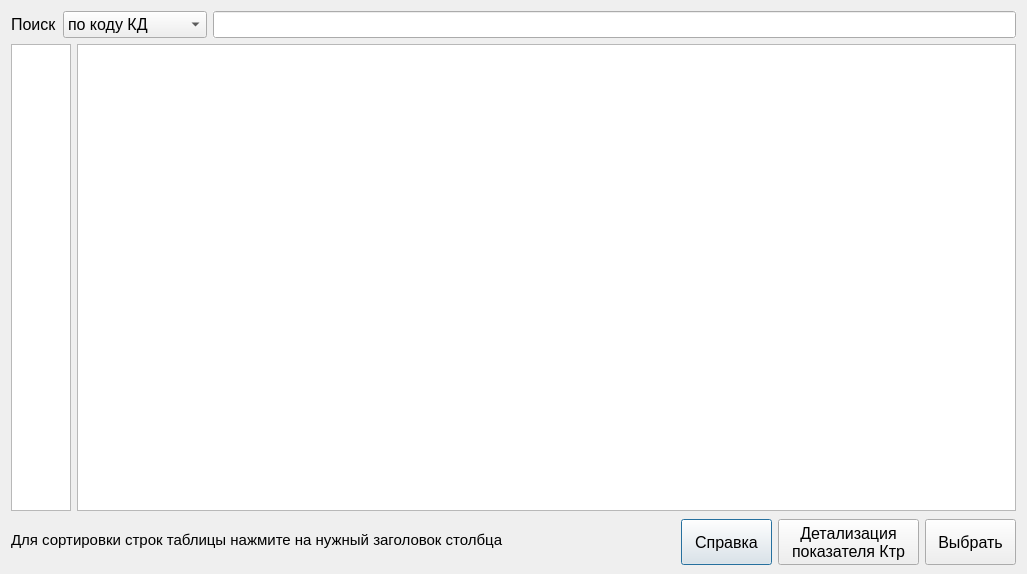
<?xml version="1.0" encoding="UTF-8"?>
<ui version="4.0">
 <class>ListKD</class>
 <widget class="QDialog" name="ListKD">
  <property name="geometry">
   <rect>
    <x>0</x>
    <y>0</y>
    <width>1027</width>
    <height>574</height>
   </rect>
  </property>
  <property name="font">
   <font>
    <pointsize>12</pointsize>
   </font>
  </property>
  <property name="windowTitle">
   <string>Master KDA - Список КД</string>
  </property>
  <property name="windowIcon">
   <iconset resource="res.qrc">
    <normaloff>:/new/prefix1/KDA1.ico</normaloff>:/new/prefix1/KDA1.ico</iconset>
  </property>
  <layout class="QGridLayout" name="gridLayout">
   <item row="0" column="0">
    <layout class="QHBoxLayout" name="horizontalLayout_2">
     <item>
      <widget class="QLabel" name="label_2">
       <property name="text">
        <string>Поиск</string>
       </property>
      </widget>
     </item>
     <item>
      <widget class="QComboBox" name="cmb_search">
       <property name="minimumSize">
        <size>
         <width>131</width>
         <height>0</height>
        </size>
       </property>
       <item>
        <property name="text">
         <string>по коду КД</string>
        </property>
       </item>
       <item>
        <property name="text">
         <string>по учреждению</string>
        </property>
       </item>
      </widget>
     </item>
     <item>
      <widget class="QLineEdit" name="ln_search">
       <property name="autoFillBackground">
        <bool>true</bool>
       </property>
       <property name="clearButtonEnabled">
        <bool>true</bool>
       </property>
      </widget>
     </item>
    </layout>
   </item>
   <item row="1" column="0">
    <layout class="QHBoxLayout" name="horizontalLayout_3">
     <item>
      <widget class="QListWidget" name="lw_id">
       <property name="maximumSize">
        <size>
         <width>60</width>
         <height>16777215</height>
        </size>
       </property>
       <property name="font">
        <font>
         <pointsize>12</pointsize>
        </font>
       </property>
       <property name="autoScrollMargin">
        <number>16</number>
       </property>
       <property name="editTriggers">
        <set>QAbstractItemView::NoEditTriggers</set>
       </property>
       <property name="showDropIndicator" stdset="0">
        <bool>false</bool>
       </property>
       <property name="defaultDropAction">
        <enum>Qt::IgnoreAction</enum>
       </property>
       <property name="alternatingRowColors">
        <bool>true</bool>
       </property>
       <property name="iconSize">
        <size>
         <width>0</width>
         <height>0</height>
        </size>
       </property>
       <property name="horizontalScrollMode">
        <enum>QAbstractItemView::ScrollPerPixel</enum>
       </property>
       <property name="spacing">
        <number>3</number>
       </property>
      </widget>
     </item>
     <item>
      <widget class="QTableView" name="tableView">
       <property name="font">
        <font>
         <pointsize>12</pointsize>
        </font>
       </property>
       <property name="editTriggers">
        <set>QAbstractItemView::NoEditTriggers</set>
       </property>
       <property name="showDropIndicator" stdset="0">
        <bool>false</bool>
       </property>
       <property name="dragEnabled">
        <bool>false</bool>
       </property>
       <property name="dragDropOverwriteMode">
        <bool>false</bool>
       </property>
       <property name="dragDropMode">
        <enum>QAbstractItemView::NoDragDrop</enum>
       </property>
       <property name="alternatingRowColors">
        <bool>true</bool>
       </property>
       <property name="selectionMode">
        <enum>QAbstractItemView::SingleSelection</enum>
       </property>
       <property name="selectionBehavior">
        <enum>QAbstractItemView::SelectRows</enum>
       </property>
       <property name="horizontalScrollMode">
        <enum>QAbstractItemView::ScrollPerPixel</enum>
       </property>
       <property name="sortingEnabled">
        <bool>true</bool>
       </property>
       <property name="cornerButtonEnabled">
        <bool>false</bool>
       </property>
       <attribute name="verticalHeaderVisible">
        <bool>false</bool>
       </attribute>
      </widget>
     </item>
    </layout>
   </item>
   <item row="2" column="0">
    <layout class="QHBoxLayout" name="horizontalLayout">
     <item>
      <widget class="QLabel" name="label">
       <property name="font">
        <font>
         <pointsize>11</pointsize>
        </font>
       </property>
       <property name="text">
        <string>Для сортировки строк таблицы нажмите на нужный заголовок столбца</string>
       </property>
      </widget>
     </item>
     <item>
      <spacer name="horizontalSpacer">
       <property name="orientation">
        <enum>Qt::Horizontal</enum>
       </property>
       <property name="sizeHint" stdset="0">
        <size>
         <width>40</width>
         <height>20</height>
        </size>
       </property>
      </spacer>
     </item>
     <item>
      <widget class="QPushButton" name="Ref">
       <property name="minimumSize">
        <size>
         <width>91</width>
         <height>46</height>
        </size>
       </property>
       <property name="maximumSize">
        <size>
         <width>16777215</width>
         <height>42</height>
        </size>
       </property>
       <property name="font">
        <font>
         <pointsize>12</pointsize>
        </font>
       </property>
       <property name="text">
        <string>Справка</string>
       </property>
      </widget>
     </item>
     <item>
      <widget class="QPushButton" name="DetailKTR">
       <property name="enabled">
        <bool>true</bool>
       </property>
       <property name="minimumSize">
        <size>
         <width>141</width>
         <height>46</height>
        </size>
       </property>
       <property name="maximumSize">
        <size>
         <width>16777215</width>
         <height>42</height>
        </size>
       </property>
       <property name="font">
        <font>
         <pointsize>12</pointsize>
        </font>
       </property>
       <property name="text">
        <string>Детализация
показателя Ктр</string>
       </property>
      </widget>
     </item>
     <item>
      <widget class="QPushButton" name="SelectKD">
       <property name="minimumSize">
        <size>
         <width>91</width>
         <height>46</height>
        </size>
       </property>
       <property name="maximumSize">
        <size>
         <width>16777215</width>
         <height>42</height>
        </size>
       </property>
       <property name="font">
        <font>
         <pointsize>12</pointsize>
        </font>
       </property>
       <property name="text">
        <string>Выбрать</string>
       </property>
      </widget>
     </item>
    </layout>
   </item>
  </layout>
 </widget>
 <tabstops>
  <tabstop>ln_search</tabstop>
  <tabstop>cmb_search</tabstop>
  <tabstop>tableView</tabstop>
  <tabstop>Ref</tabstop>
  <tabstop>DetailKTR</tabstop>
  <tabstop>SelectKD</tabstop>
 </tabstops>
 <resources>
  <include location="res.qrc"/>
 </resources>
 <connections/>
</ui>
